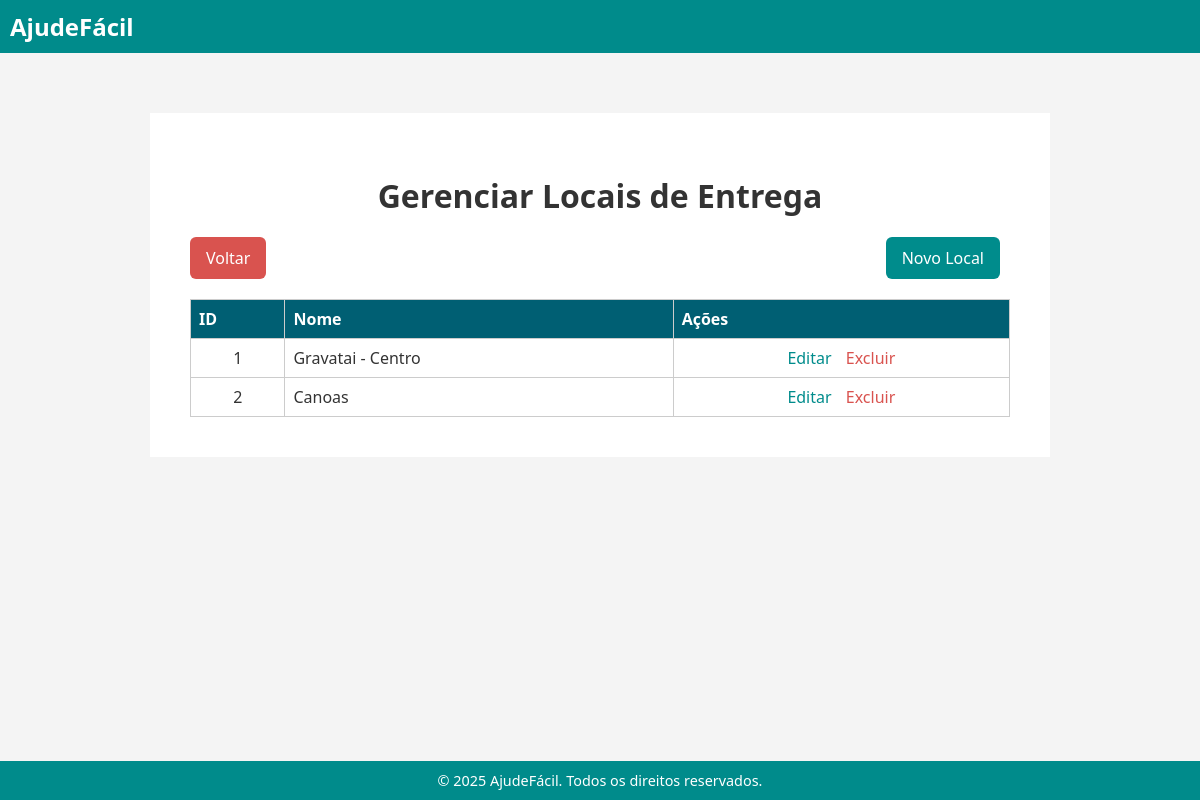
Screenshot of /painel_admin/locais_entrega/ (signed in) with the database file from the repository.
### doacoes/models.py (models this page shows, shortened)
class LocalEntrega(models.Model):
    nome = models.CharField(max_length=100)

### doacoes/views.py (the view)
# urls.py: path('painel_admin/locais_entrega/', views.admin_gerenciar_locais_entrega, name='admin_gerenciar_locais_entrega'),
@login_required
@user_passes_test(is_admin)
def admin_gerenciar_locais_entrega(request):
    locais = LocalEntrega.objects.all()
    return render(request, 'doacoes/admin/gerenciar_locais_entrega.html', {'locais': locais})

### doacoes/views.py (called while the page is built)
def is_admin(user):
    return user.is_authenticated and hasattr(user, 'perfil') and user.perfil.tipo == 'administrador'

### doacoes/templates/doacoes/admin/gerenciar_locais_entrega.html
{% extends "base.html" %}
{% block content %}
<main class="container" style="max-width: 900px; margin: 40px auto;">
  <h1 style="text-align: center; margin-bottom: 20px;">Gerenciar Locais de Entrega</h1>
  <div style="display: flex; justify-content: space-between; margin-bottom: 20px;">
    <a href="{% url 'admin_dashboard' %}" class="botao" style="background-color: #d9534f; color: white;">Voltar</a>
    <a href="{% url 'admin_criar_local_entrega' %}" class="botao" style="background-color: #008c8c; color: white;">Novo Local</a>
  </div>
  <table style="width: 100%; border-collapse: collapse;">
    <thead>
      <tr style="background-color: #005f73; color: white;">
        <th style="padding: 8px;">ID</th>
        <th style="padding: 8px;">Nome</th>
        <th style="padding: 8px;">Ações</th>
      </tr>
    </thead>
    <tbody>
      {% for local in locais %}
      <tr style="border-bottom: 1px solid #ddd;">
        <td style="padding: 8px; text-align: center;">{{ local.id }}</td>
        <td style="padding: 8px;">{{ local.nome }}</td>
        <td style="padding: 8px; text-align: center;">
          <a href="{% url 'admin_editar_local_entrega' local.id %}" style="margin-right: 10px; color: #008c8c;">Editar</a>
          <a href="{% url 'admin_excluir_local_entrega' local.id %}" style="color: #d9534f;" onclick="return confirm('Confirma exclusão?');">Excluir</a>
        </td>
      </tr>
      {% empty %}
      <tr>
        <td colspan="3" style="padding: 12px; text-align: center;">Nenhum local cadastrado.</td>
      </tr>
      {% endfor %}
    </tbody>
  </table>
</main>
{% endblock %}

### doacoes/static/css/estilo.css (style rules this page uses)
body { font-family: 'Segoe UI', Tahoma, Geneva, Verdana, sans-serif; background-color: #f4f4f4; color: #333; margin: 0; padding: 0; height: 100vh; display: flex; flex-direction: column; }
.container { max-width: 800px; margin: auto; background: #fff; padding: 30px; border-radius: 12px; box-shadow: 0 2px 10px rgba(0, 0, 0, 0.1); }
a { color: #0a9396; text-decoration: none; }
table { width: 100%; border-collapse: collapse; margin-top: 20px; }
table, th, td { border: 1px solid #ccc; }
th, td { padding: 12px; text-align: left; }
main.container { flex: 1; padding: 40px; width: 100%; max-width: 100%; box-sizing: border-box; background: #fff; }
.botao { display: inline-block; padding: 10px 16px; background-color: #0a9396; color: white; text-decoration: none; border-radius: 6px; margin-right: 10px; }
.container { width: 100%; margin: 0; padding: 30px; background: #fff; border-radius: 0; box-shadow: none; }

### rows the page displays
LocalEntrega: id "1", nome "Gravatai - Centro"
LocalEntrega: id "2", nome "Canoas"
